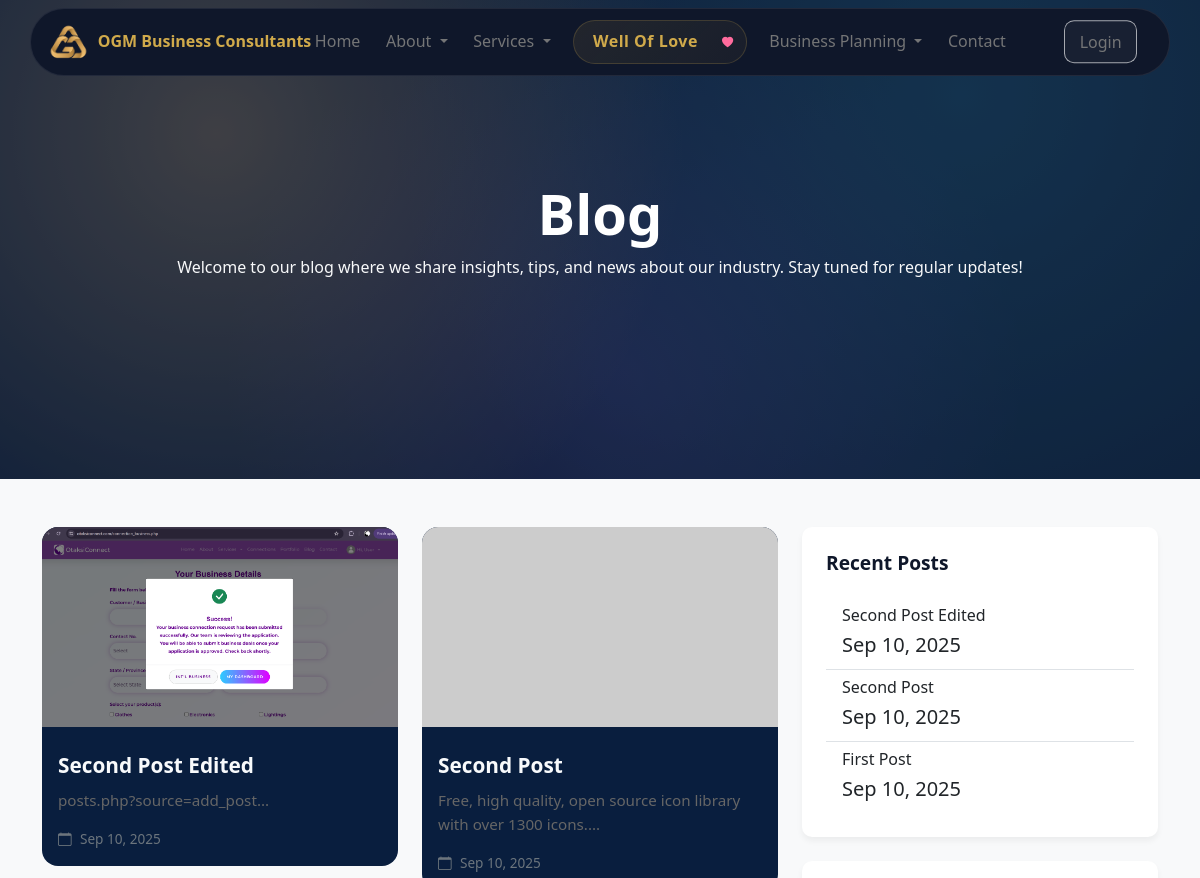
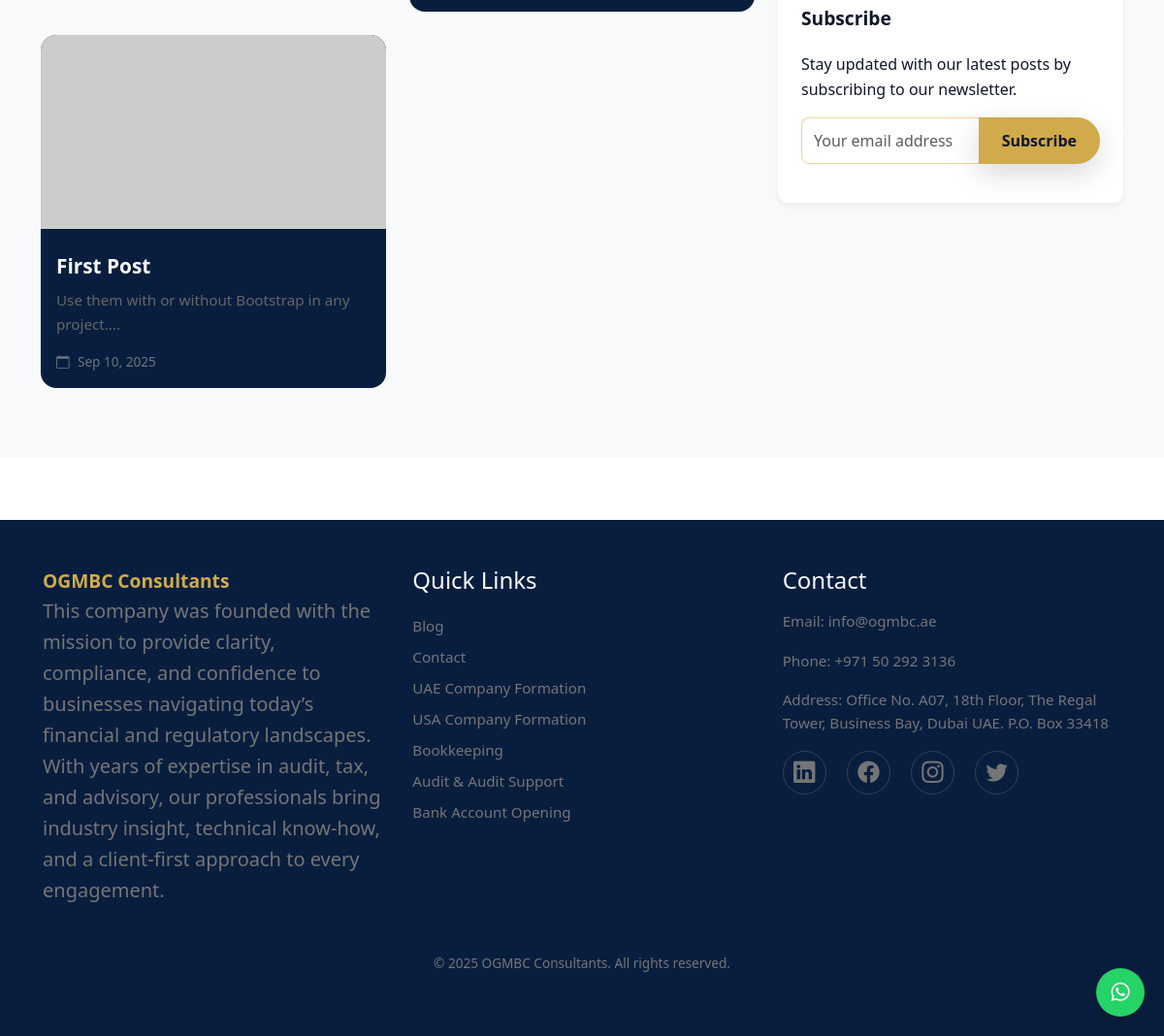
Screenshot of /blog.php with the database file from the repository (2 pictures, top to bottom).
### tables this page shows
CREATE TABLE `posts` (
  `post_id` int(11) NOT NULL,
  `post_title` varchar(255) NOT NULL,
  `post_slug` varchar(255) NOT NULL,
  `post_content` text NOT NULL,
  `post_excerpt` text DEFAULT NULL,
  `post_author` int(11) NOT NULL,
  `post_status` enum('published','draft') DEFAULT 'draft',
  `post_image` varchar(255) DEFAULT NULL,
  `meta_title` varchar(255) DEFAULT NULL,
  `meta_description` varchar(255) DEFAULT NULL,
  `meta_keywords` varchar(255) DEFAULT NULL,
  `created_at` datetime DEFAULT current_timestamp(),
  `updated_at` datetime DEFAULT current_timestamp() ON UPDATE current_timestamp()
);

### blog.php (the view, shortened to what this page needs)
<?php
include 'includes/header-1.php';
$posts_per_page = 9;
$current_page = isset($_GET['page']) ? (int)$_GET['page'] : 1;
$offset = ($current_page - 1) * $posts_per_page;
$sql = "SELECT p.*, u.first_name, u.last_name
        FROM posts p
        LEFT JOIN users u ON p.post_author = u.user_id
        WHERE p.post_status = 'published'
        ORDER BY p.created_at DESC
        LIMIT ? OFFSET ?";
$stmt = $connection->prepare($sql);
$stmt->bind_param("ii", $posts_per_page, $offset);
$stmt->execute();
$result = $stmt->get_result();
?>
  <section class="about-hero d-flex align-items-center text-center text-white">
    <div class="container">
      <h1 class="display-4 fw-bold">Blog</h1>
      <p class="text-light">Welcome to our blog where we share insights, tips, and news about our industry. Stay tuned for regular updates!</p>
    </div>
  </section>
   <section class="py-5" style="background-color: #f8f9fa; color: #0f172a;">
    <div class="container">
      <div class="row g-4 align-items-stretch">
            <div class="col-lg-8">
                <div class="row">
                    <?php if ($result->num_rows > 0): ?>
                        <?php while ($post = $result->fetch_assoc()): ?>
                            <div class="col-md-6 mb-4">
                                <div class="blog-card">
                                    <?php
                                    $image_path = "uploads/posts/" . $post['post_image'];
                                    $image_url = (!empty($post['post_image']) && file_exists($image_path))
                                        ? $image_path
                                        : "https://via.placeholder.com/600x400/f1bf70/0f172a?text=Blog+Post";
                                    ?>
                                    <img src="<?php echo $image_url; ?>" class="blog-image" alt="<?php echo htmlspecialchars($post['post_title']); ?>">
                                    <div class="p-3">
                                        <h3 class="blog-title">
                                            <a href="post_detail.php?slug=<?php echo urlencode($post['post_slug']); ?>">
                                                <?php echo htmlspecialchars($post['post_title']); ?>
                                            </a>
                                        </h3>
                                        <p class="blog-excerpt">
                                            <?php
                                            $excerpt = !empty($post['post_excerpt'])
                                                ? $post['post_excerpt']
                                                : strip_tags($post['post_content']);
                                            echo htmlspecialchars(substr($excerpt, 0, 120)) . '...';
                                            ?>
                                        </p>
                                        <div class="blog-meta d-flex justify-content-between align-items-center">
                                            <div>
                                                <i class="bi bi-calendar"></i>
                                                <?php echo date('M j, Y', strtotime($post['created_at'])); ?>
                                            </div>
                                        </div>
                                    </div>
                                </div>
                            </div>
                        <?php endwhile; ?>
                    <?php endif; ?>
                </div>
            </div>
            <div class="col-lg-4">
                <div class="sidebar-widget">
                    <h4 class="widget-title">Recent Posts</h4>
                    <?php
                    $recent_sql = "SELECT post_id, post_title, post_slug, created_at
                                   FROM posts
                                   WHERE post_status = 'published'
                                   ORDER BY created_at DESC
                                   LIMIT 5";
                    $recent_result = $connection->query($recent_sql);
                    if ($recent_result->num_rows > 0):
                    ?>
                        <div class="list-group list-group-flush">
                            <?php while ($recent = $recent_result->fetch_assoc()): ?>
                                <a href="post.php?slug=<?php echo urlencode($recent['post_slug']); ?>" class="list-group-item list-group-item-action">
                                    <div class="d-flex w-100 justify-content-between">
                                        <h6 class="mb-1"><?php echo htmlspecialchars($recent['post_title']); ?></h6>
                                    </div>
                                    <small class="lead"><?php echo date('M j, Y', strtotime($recent['created_at'])); ?></small>
                                </a>
                            <?php endwhile; ?>
                        </div>
                    <?php endif; ?>
                </div>
                <div class="sidebar-widget">
                    <h4 class="widget-title">Subscribe</h4>
                    <p>Stay updated with our latest posts by subscribing to our newsletter.</p>
                    <form class="subscribe-form">
                        <div class="input-group mb-3">
                            <input type="email" class="form-control" placeholder="Your email address" required>
                            <button class="btn btn-primary" type="submit">Subscribe</button>
                        </div>
                    </form>
                </div>
            </div>
      </div>
    </div>
  </section>
<?php
include 'includes/footer.php'
?>

### includes/header-1.php (shortened to what this page needs)
<!DOCTYPE html>
<html lang="en">
<head>
  <link href="https://cdn.jsdelivr.net/npm/bootstrap@5.3.2/dist/css/bootstrap.min.css" rel="stylesheet">
  <link href="https://cdn.jsdelivr.net/npm/bootstrap-icons@1.11.3/font/bootstrap-icons.css" rel="stylesheet">
  <link rel="stylesheet" href="https://cdnjs.cloudflare.com/ajax/libs/font-awesome/6.4.0/css/all.min.css">
  <link rel="stylesheet" href="resources/css/style.css">
</head>
<body>
<header>
    <div class="container nav">
        <a class="brand d-flex align-items-center" href="index.php">
            <img src="resources/img/logo.png" alt="OGM Consultants Logo" class="logo-img me-2" />
            <span>OGM Business Consultants</span>
        </a>
        <nav class="menu navbar navbar-expand-lg" id="menu" style="height: 40px;">
            <div class="container-fluid">
                <ul class="navbar-nav mx-auto">
                <li class="nav-item">
                    <a class="nav-link" href="index.php">Home</a>
                </li>
                <li class="nav-item dropdown">
                    <a class="nav-link dropdown-toggle" href="#" id="servicesDropdown" role="button" data-bs-toggle="dropdown" aria-expanded="false">
                    About
                    </a>
                </li>
                <li class="nav-item dropdown">
                    <a class="nav-link dropdown-toggle" href="#" id="servicesDropdown" role="button" data-bs-toggle="dropdown" aria-expanded="false">
                    Services
                    </a>
                </li>
                <li class="nav-item position-relative">
                    <a class="nav-link well-of-love-link position-relative" href="our-well-of-love.php">
                        <span class="well-of-love-text">Well Of Love</span>
                        <span class="love-stars">
                            <i class="bi bi-heart-fill love-heart"></i>
                        </span>
                    </a>
                </li>
                <li class="nav-item dropdown">
                    <a class="nav-link dropdown-toggle" href="#" id="servicesDropdown" role="button" data-bs-toggle="dropdown" aria-expanded="false">
                    Business Planning
                    </a>
                </li>
                <li class="nav-item">
                    <a class="nav-link" href="contact.php">Contact</a>
                </li>
                <li class="nav-item">
                    <?php
                    if (isset($_SESSION['user_id'])) {
                        echo '<a href="logout.php" class="btn btn-ghost">Sign Out</a>';
                    } else {
                        echo '<a href="login.php" target="_blank" class="btn btn-ghost">Login</a>';
                    }
                    ?>
                </li>
                </ul>
            </div>
        </nav>
    </div>
</header>

### includes/footer.php (shortened to what this page needs)
<div class="floating-buttons">
    <a href="https://wa.me/+971509860136" class="floating-btn whatsapp-btn" target="_blank" rel="noopener">
        <i class="bi bi-whatsapp"></i>
    </a>
</div>
<footer id="contact">
  <div class="container footer-grid lead">
    <div>
      <a class="brand" href="#">OGMBC Consultants</a>
      <p class="lead">
        This company was founded with the mission to provide clarity, compliance, and confidence
        to businesses navigating today’s financial and regulatory landscapes. With years of
        expertise in audit, tax, and advisory, our professionals bring industry insight,
        technical know-how, and a client-first approach to every engagement.
      </p>
    </div>
    <div>
      <h4>Quick Links</h4>
      <a href="blog.php">Blog</a><br>
      <a href="contact.php">Contact</a><br>
      <a href="uae-bussiness-formation.php">UAE Company Formation</a><br>
      <a href="usa-company-formation.php">USA Company Formation</a><br>
      <a href="bookkeeping.php">Bookkeeping</a><br>
      <a href="audit-&-audit-support.php">Audit & Audit Support</a><br>
      <a href="bank-account-opening.php">Bank Account Opening</a>
    </div>
    <div>
      <h4>Contact</h4>
      <p>Email: info@ogmbc.ae</p>
      <p>Phone: +971 50 292 3136</p>
      <p>Address: Office No. A07, 18th Floor, The Regal Tower, Business Bay, Dubai UAE. P.O. Box 33418</p>
      <div class="social-links mt-3">
        <a href="https://www.linkedin.com/company/o-g-m-holding-co-ltd/" target="_blank" aria-label="LinkedIn">
          <i class="bi bi-linkedin"></i>
        </a>
        <a href="https://www.facebook.com/share/16iF6LSSwc/?mibextid=wwXIfr" target="_blank" aria-label="Facebook">
          <i class="bi bi-facebook"></i>
        </a>
         <a href="https://www.instagram.com/ogmconsultants_?igsh=cDd2NDExbWp3eQ==" target="_blank" aria-label="Instagram">
          <i class="bi bi-instagram"></i>
        </a>
        <a href="#" target="_blank" aria-label="Twitter">
          <i class="bi bi-twitter"></i>
        </a>
      </div>
    </div>
  </div>
  <p style="text-align:center; margin-top:2rem; color:var(--muted); font-size:.85rem;">
    © 2025 OGMBC Consultants. All rights reserved.
  </p>
</footer>
<link rel="stylesheet" href="https://cdn.jsdelivr.net/npm/bootstrap-icons@1.11.1/font/bootstrap-icons.css">
</body>
</html>

### rows the page displays
posts: post_image (picture), post_title "Second Post Edited", post_excerpt "posts.php?source=add_post", created_at "Sep 10, 2025"
posts: post_title "Second Post", post_excerpt "Free, high quality, open source icon library with over 1300 icons.", created_at "Sep 10, 2025"
posts: post_title "First Post", post_excerpt "Use them with or without Bootstrap in any project.", created_at "Sep 10, 2025"
